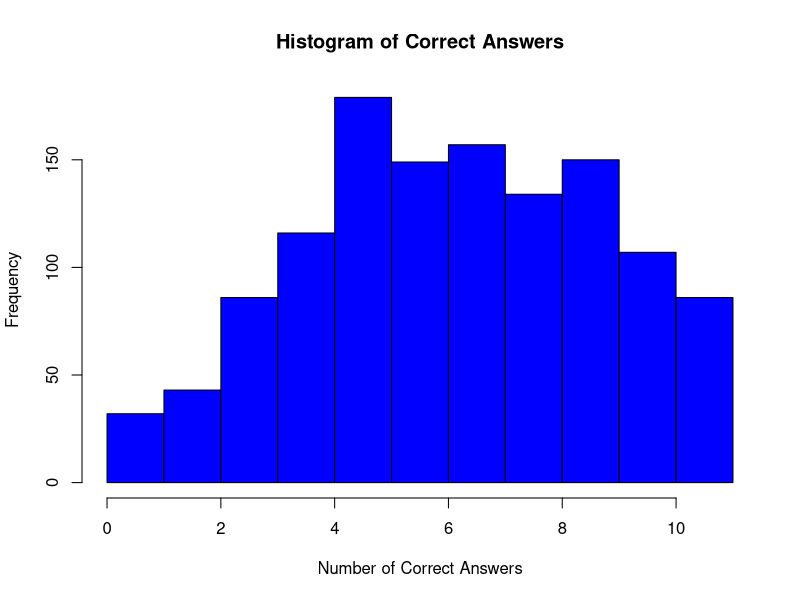
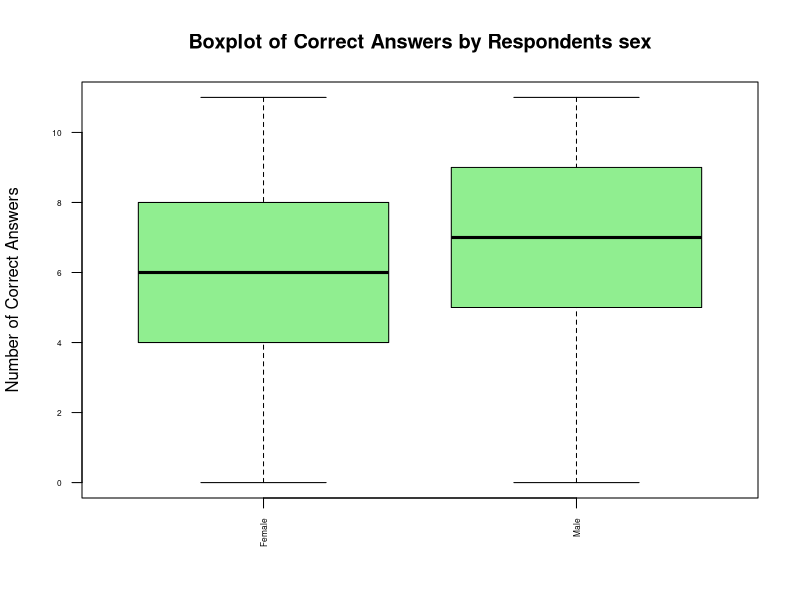
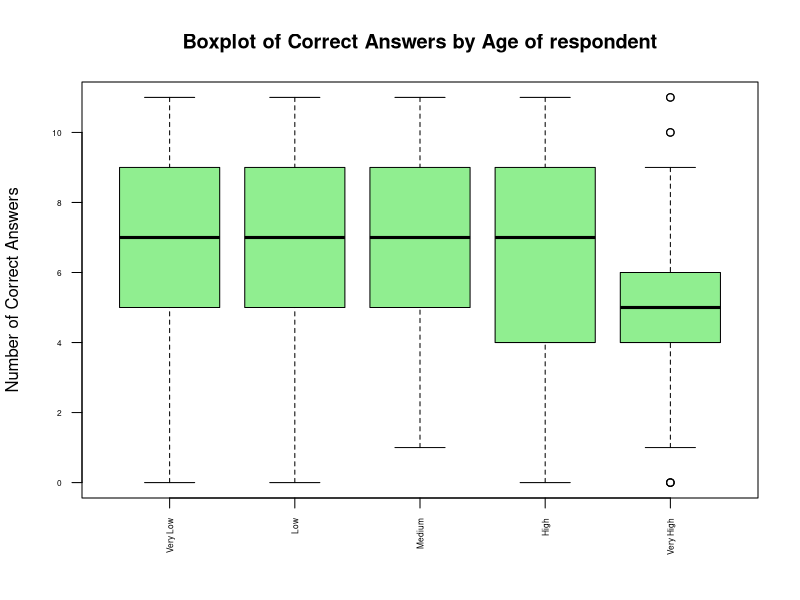
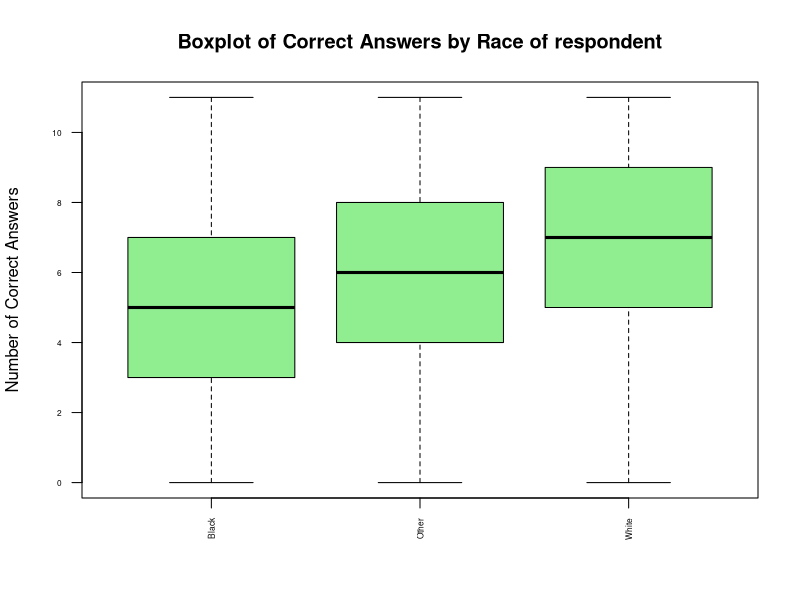
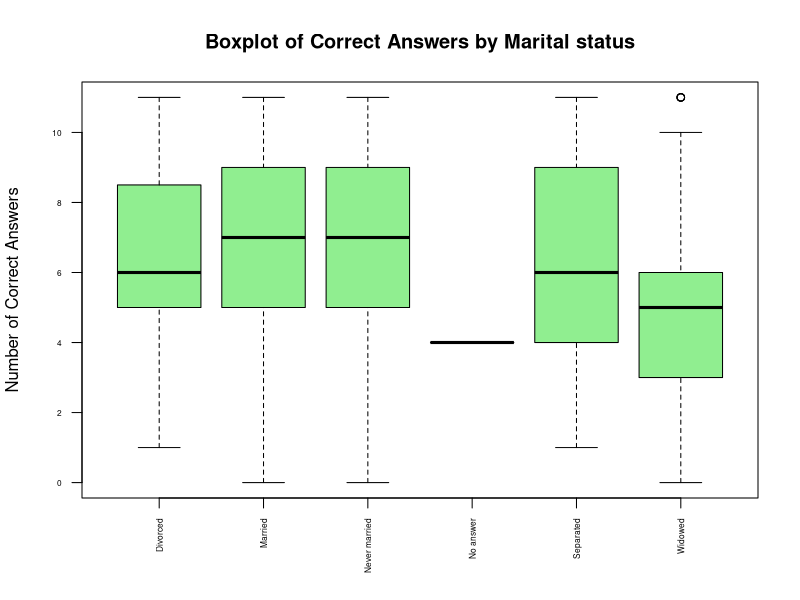
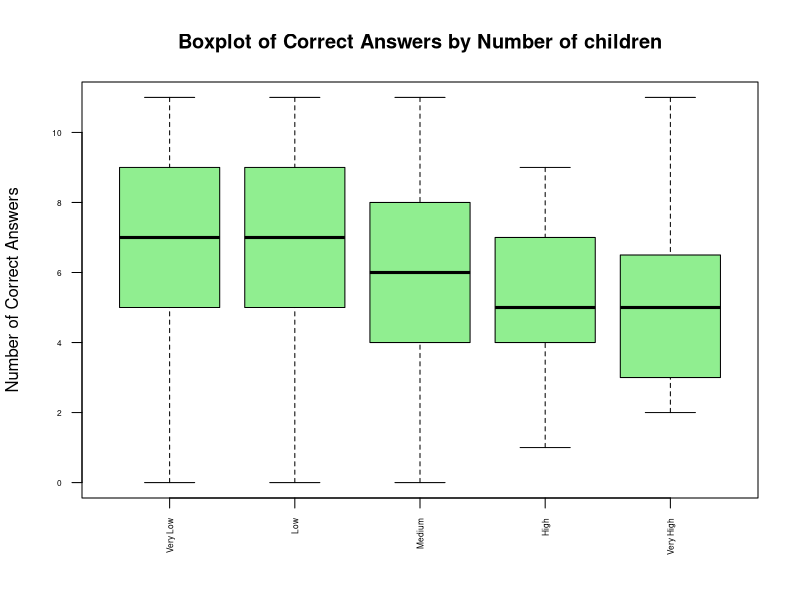
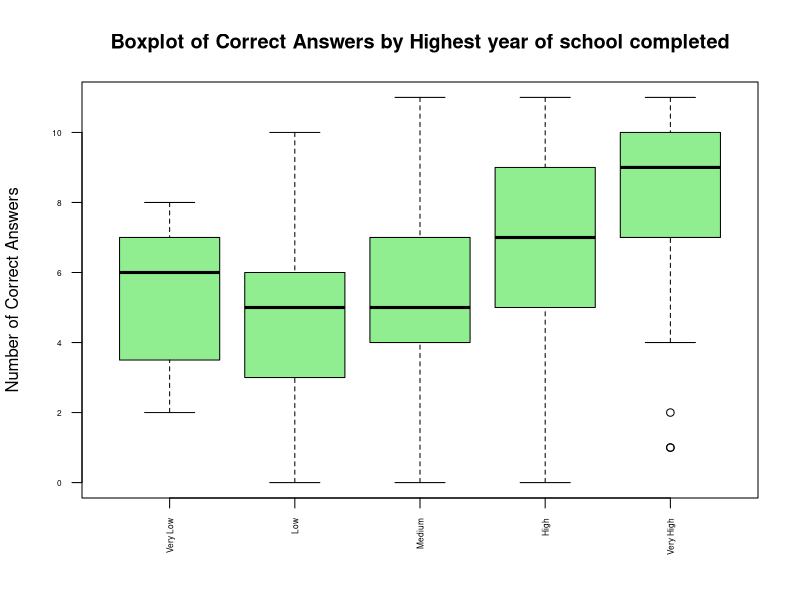
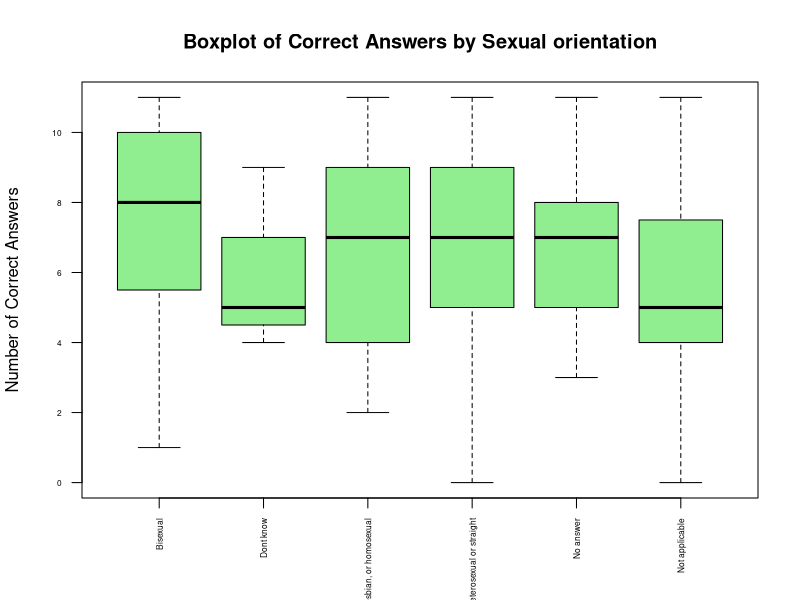

Here is the R script that generated these plots, in order:
## ---- chunk 1
library(readxl)
library(stats)
## ---- chunk 2
data <- read_excel("GSS_1972_2014.xlsx")
## ---- chunk 3
colnames(data)
## ---- chunk 4
correct_answers <- c("True", "False", "True", "False", "True",
                     "False", "True", "True", "True",
                     "Earth around sun", "One year")
## ---- chunk 5
data_2014 <- data[data$"Gss year for this respondent" == 2014, ]

data_2014
## ---- chunk 6
science_questions <- colnames(data_2014)[c(42:52)]

science_questions
## ---- chunk 7
data_2014 <- data_2014[rowSums(data_2014[science_questions] == "Not applicable")
                       != length(science_questions), ]

data_2014
## ---- chunk 8
data_2014$correct_answers <- NA


for (i in seq_len(nrow(data_2014))) {
  data_2014$correct_answers[i] <-
    sum(data_2014[i, science_questions] == correct_answers)
}

data_2014$correct_answers
## ---- chunk 9
hist(data_2014$correct_answers,
     main = "Histogram of Correct Answers",
     xlab = "Number of Correct Answers",
     ylab = "Frequency",
     col = "blue")
## ---- chunk 10
cuantitative_variables <- c("Age of respondent",
                            "Number of children",
                            "Highest year of school completed")

for (var in cuantitative_variables) {
  data_2014[[var]] <- as.numeric(data_2014[[var]])
}

number_of_bins <- 5

for (var in cuantitative_variables) {
  data_2014[[var]] <- cut(data_2014[[var]],
                          breaks = number_of_bins,
                          labels = c("Very Low", "Low",
                                     "Medium", "High", "Very High"))
}
## ---- chunk 11

demographic_variables <- c("Respondents sex",
                           "Age of respondent",
                           "Race of respondent",
                           "Marital status",
                           "Number of children",
                           "Highest year of school completed",
                           "Sexual orientation",
                           "Respondents income",
                           "Does r own or rent home?")

significant_variables <- c()

for (var in demographic_variables) {
  anova_result <- aov(correct_answers ~ data_2014[[var]], data = data_2014)

  print(paste("ANOVA for", var))

  print(summary(anova_result))

  par(mgp = c(3, 1, 0), cex.axis = 0.5)

  boxplot(data_2014$correct_answers ~ data_2014[[var]],
          main = paste("Boxplot of Correct Answers by", var),
          xlab = "", ylab = "Number of Correct Answers", col = "lightgreen",
          las = 2)

  if (summary(anova_result)[[1]][["Pr(>F)"]][1] < 0.05) {

    significant_variables <- c(significant_variables, var)
  }
}
## ---- chunk 12

for (var in significant_variables) {
  anova_result <- aov(correct_answers ~ data_2014[[var]], data = data_2014)

  posthoc_result <- TukeyHSD(anova_result)

  print(paste("Post-Hoc Test for", var))

  print(posthoc_result)

  aggregate_data <- aggregate(correct_answers ~ data_2014[[var]],
                              data = data_2014, mean)
  barplot(aggregate_data$correct_answers,
          names.arg = aggregate_data[, 1],
          main = paste("Bar Plot of Mean Correct Answers by", var),
          xlab = var, ylab = "Mean Number of Correct Answers", col = "coral")
}
